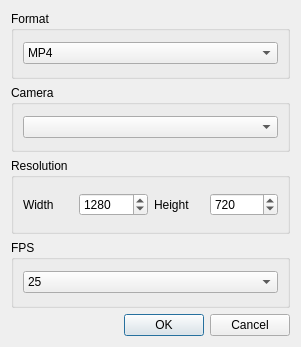
<?xml version="1.0" encoding="UTF-8"?>
<ui version="4.0">
 <class>ExportMovieDialog</class>
 <widget class="QDialog" name="ExportMovieDialog">
  <property name="geometry">
   <rect>
    <x>0</x>
    <y>0</y>
    <width>301</width>
    <height>347</height>
   </rect>
  </property>
  <property name="windowTitle">
   <string>Export Movie</string>
  </property>
  <property name="modal">
   <bool>true</bool>
  </property>
  <layout class="QVBoxLayout" name="verticalLayout">
   <item>
    <widget class="QGroupBox" name="groupBox_2">
     <property name="title">
      <string>Format</string>
     </property>
     <layout class="QHBoxLayout" name="horizontalLayout_4">
      <item>
       <widget class="QComboBox" name="formatCombo">
        <item>
         <property name="text">
          <string>MP4</string>
         </property>
        </item>
        <item>
         <property name="text">
          <string>AVI</string>
         </property>
        </item>
       </widget>
      </item>
     </layout>
    </widget>
   </item>
   <item>
    <widget class="QGroupBox" name="groupBox_4">
     <property name="title">
      <string>Camera</string>
     </property>
     <layout class="QHBoxLayout" name="horizontalLayout_3">
      <item>
       <widget class="QComboBox" name="cameraCombo"/>
      </item>
     </layout>
    </widget>
   </item>
   <item>
    <widget class="QGroupBox" name="groupBox">
     <property name="title">
      <string>Resolution</string>
     </property>
     <layout class="QHBoxLayout" name="horizontalLayout">
      <item>
       <widget class="QLabel" name="label">
        <property name="sizePolicy">
         <sizepolicy hsizetype="Fixed" vsizetype="Fixed">
          <horstretch>0</horstretch>
          <verstretch>0</verstretch>
         </sizepolicy>
        </property>
        <property name="minimumSize">
         <size>
          <width>50</width>
          <height>35</height>
         </size>
        </property>
        <property name="text">
         <string>Width</string>
        </property>
       </widget>
      </item>
      <item>
       <widget class="QSpinBox" name="widthSpinBox">
        <property name="maximum">
         <number>1920</number>
        </property>
        <property name="value">
         <number>1280</number>
        </property>
       </widget>
      </item>
      <item>
       <widget class="QLabel" name="label_2">
        <property name="sizePolicy">
         <sizepolicy hsizetype="Fixed" vsizetype="Fixed">
          <horstretch>0</horstretch>
          <verstretch>0</verstretch>
         </sizepolicy>
        </property>
        <property name="minimumSize">
         <size>
          <width>50</width>
          <height>35</height>
         </size>
        </property>
        <property name="text">
         <string>Height</string>
        </property>
       </widget>
      </item>
      <item>
       <widget class="QSpinBox" name="heightSpinBox">
        <property name="maximum">
         <number>1080</number>
        </property>
        <property name="value">
         <number>720</number>
        </property>
       </widget>
      </item>
     </layout>
    </widget>
   </item>
   <item>
    <widget class="QGroupBox" name="groupBox_3">
     <property name="title">
      <string>FPS</string>
     </property>
     <layout class="QHBoxLayout" name="horizontalLayout_2">
      <item>
       <widget class="QComboBox" name="fpsCombo">
        <property name="currentIndex">
         <number>3</number>
        </property>
        <item>
         <property name="text">
          <string>15</string>
         </property>
        </item>
        <item>
         <property name="text">
          <string>20</string>
         </property>
        </item>
        <item>
         <property name="text">
          <string>24</string>
         </property>
        </item>
        <item>
         <property name="text">
          <string>25</string>
         </property>
        </item>
        <item>
         <property name="text">
          <string>30</string>
         </property>
        </item>
        <item>
         <property name="text">
          <string>60</string>
         </property>
        </item>
       </widget>
      </item>
     </layout>
    </widget>
   </item>
   <item>
    <widget class="QDialogButtonBox" name="buttonBox">
     <property name="orientation">
      <enum>Qt::Horizontal</enum>
     </property>
     <property name="standardButtons">
      <set>QDialogButtonBox::Cancel|QDialogButtonBox::Ok</set>
     </property>
    </widget>
   </item>
  </layout>
 </widget>
 <resources/>
 <connections>
  <connection>
   <sender>buttonBox</sender>
   <signal>accepted()</signal>
   <receiver>ExportMovieDialog</receiver>
   <slot>accept()</slot>
   <hints>
    <hint type="sourcelabel">
     <x>248</x>
     <y>254</y>
    </hint>
    <hint type="destinationlabel">
     <x>157</x>
     <y>274</y>
    </hint>
   </hints>
  </connection>
  <connection>
   <sender>buttonBox</sender>
   <signal>rejected()</signal>
   <receiver>ExportMovieDialog</receiver>
   <slot>reject()</slot>
   <hints>
    <hint type="sourcelabel">
     <x>316</x>
     <y>260</y>
    </hint>
    <hint type="destinationlabel">
     <x>286</x>
     <y>274</y>
    </hint>
   </hints>
  </connection>
 </connections>
</ui>
